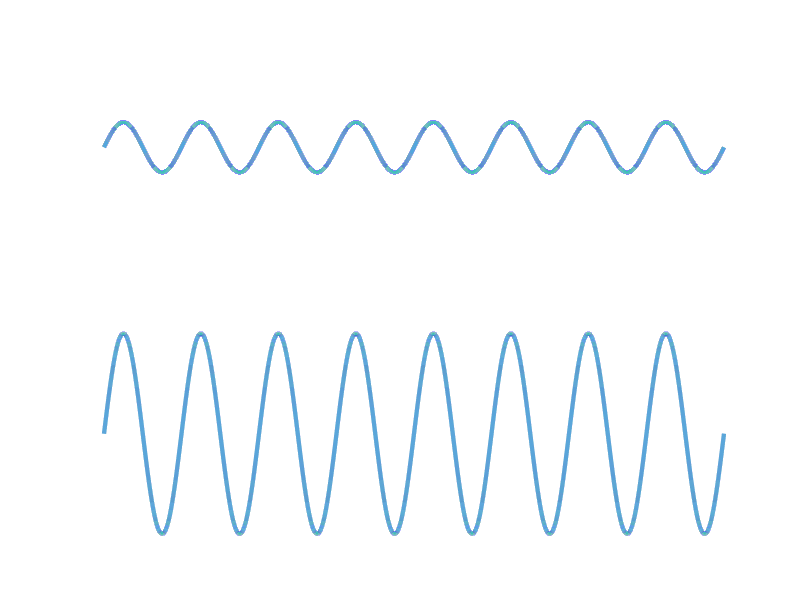
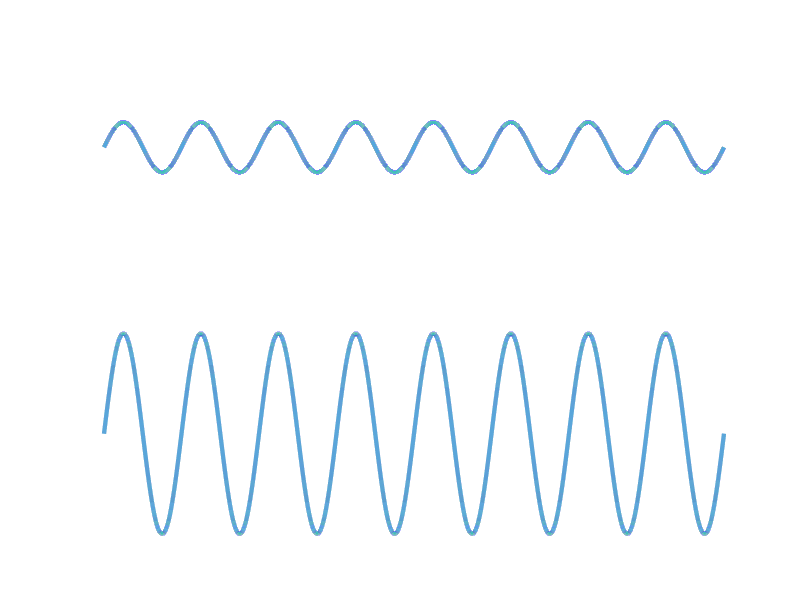
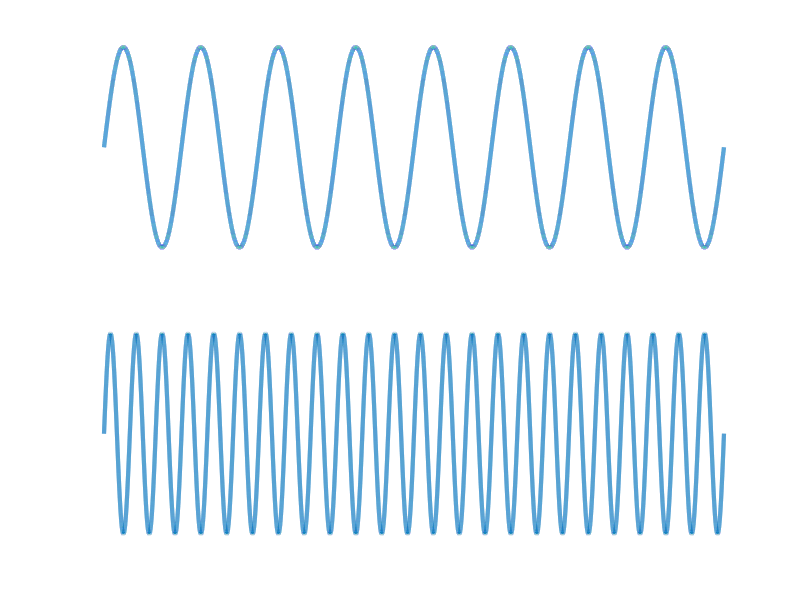

MATLAB code for these plots, in order:
% Script to make high vs. low frequency and high vs. low amplitude
% plots of sin waves.  Output plots used in "Sound.key", presented at
% Littlebrook Elementary School Science Expo Day 2018, Princeton NJ,
% 18-May-2018.
%
% Author: Joel D. Simon
% Contact: jdsimon@princeton.edu
% Last modified: 18-May-2018, Version 2017b

close all
clear 

% Independent variable.
x = linspace(0, 16*pi, 1e5);

% Amplitude example.
y1 = 1*sin(x);
y2 = 4*sin(x);   % Higher amplitude.

fig1 = figure;
subplot(211)
plot(y1, 'LineWidth', 3);
ylim([-4 4])
axis off

subplot(212)
plot(y2, 'LineWidth', 3);
ylim([-4 4])
axis off

print(fig1, '-dpdf', 'amplitude.pdf');

%________________________________________%

% Frequency example.
y1 = sin(x);
y2 = sin(3*x);   % Higher frequency.

fig2 = figure;
subplot(211)
plot(y1, 'LineWidth', 3);
ylim([-1 1])
axis off

subplot(212)
plot(y2, 'LineWidth', 3);
ylim([-1 1])
axis off

print(fig1, '-dpdf', 'frequency.pdf');
